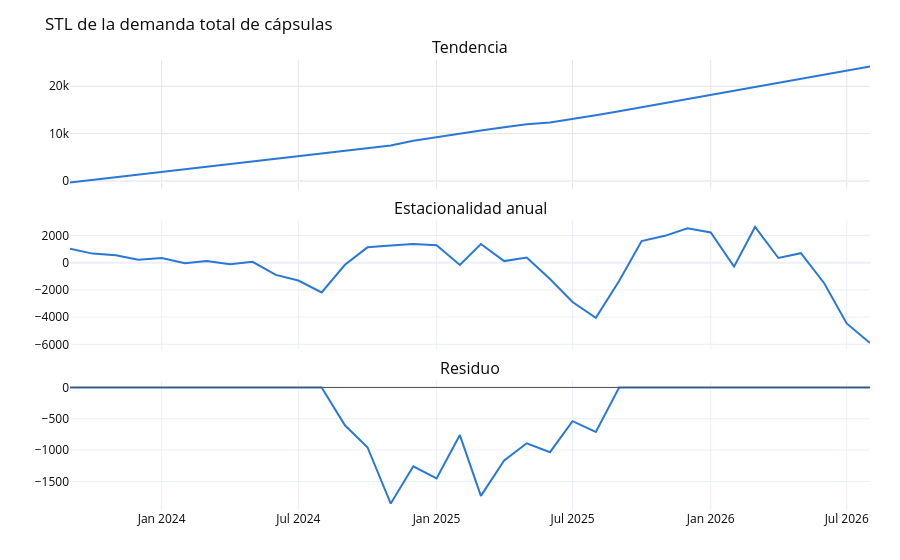

The cell this chart's notebook holds for it:
### Code cell
decomposition = ts.stl_decompose(total_demand, period=SEASON_LENGTH, robust=True)
print(f"TOTAL  F_tendencia={decomposition.trend_strength:.3f}  "
      f"F_estacional={decomposition.seasonal_strength[SEASON_LENGTH]:.3f}")

strength_rows = []
for flavor in FLAVORS:
    s = monthly[flavor][monthly[flavor] > 0].asfreq("MS")
    if len(s) < 2 * SEASON_LENGTH:
        strength_rows.append({"sabor": flavor, "meses": len(s), "F_tendencia": np.nan,
                              "F_estacional": np.nan, "nota": "histórico < 2 ciclos"})
        continue
    d = ts.stl_decompose(s, period=SEASON_LENGTH, robust=True)
    strength_rows.append({"sabor": flavor, "meses": len(s), "F_tendencia": d.trend_strength,
                          "F_estacional": d.seasonal_strength[SEASON_LENGTH], "nota": ""})
strength = pd.DataFrame(strength_rows).sort_values("F_estacional", ascending=False)
print()
print(strength.round(3).to_string(index=False))

fig = make_subplots(rows=3, cols=1, shared_xaxes=True, vertical_spacing=0.07,
                    subplot_titles=("Tendencia", "Estacionalidad anual", "Residuo"))
for row, comp in enumerate([decomposition.trend,
                            decomposition.seasonal[SEASON_LENGTH],
                            decomposition.resid], start=1):
    fig.add_trace(go.Scatter(x=comp.index, y=comp.to_numpy(), mode="lines",
                             line=dict(color=C_BLUE, width=2), showlegend=False), row=row, col=1)
fig.add_hline(y=0, line=dict(color=C_MUTED, width=1), row=3, col=1)
fig.update_layout(**{**PLOT_LAYOUT, "height": 560},
                  title="STL de la demanda total de cápsulas")
fig.show()

### Figure 1 — Plotly figure (JSON) as saved in the notebook; plotly's stock layout.template omitted (floating-point values rounded to 4 significant figures)
{"data": [{"line": {"color": "#2a78d6", "width": 2}, "mode": "lines", "showlegend": false, "type": "scatter", "x": ["2023-09-01T00:00:00.000000", "2023-10-01T00:00:00.000000", "2023-11-01T00:00:00.000000", "2023-12-01T00:00:00.000000", "2024-01-01T00:00:00.000000", "2024-02-01T00:00:00.000000", "2024-03-01T00:00:00.000000", "2024-04-01T00:00:00.000000", "2024-05-01T00:00:00.000000", "2024-06-01T00:00:00.000000", "2024-07-01T00:00:00.000000", "2024-08-01T00:00:00.000000", "2024-09-01T00:00:00.000000", "2024-10-01T00:00:00.000000", "2024-11-01T00:00:00.000000", "2024-12-01T00:00:00.000000", "2025-01-01T00:00:00.000000", "2025-02-01T00:00:00.000000", "2025-03-01T00:00:00.000000", "2025-04-01T00:00:00.000000", "2025-05-01T00:00:00.000000", "2025-06-01T00:00:00.000000", "2025-07-01T00:00:00.000000", "2025-08-01T00:00:00.000000", "2025-09-01T00:00:00.000000", "2025-10-01T00:00:00.000000", "2025-11-01T00:00:00.000000", "2025-12-01T00:00:00.000000", "2026-01-01T00:00:00.000000", "2026-02-01T00:00:00.000000", "2026-03-01T00:00:00.000000", "2026-04-01T00:00:00.000000", "2026-05-01T00:00:00.000000", "2026-06-01T00:00:00.000000", "2026-07-01T00:00:00.000000", "2026-08-01T00:00:00.000000"], "xaxis": "x", "y": [-349.3, 198.1, 745.5, 1293.0, 1840.0, 2388.0, 2935.0, 3483.0, 4030.0, 4577.0, 5125.0, 5672.0, 6220.0, 6767.0, 7475.0, 8468.0, 9258.0, 9968.0, 10670.0, 11350.0, 11950.0, 12330.0, 13010.0, 13870.0, 14730.0, 15590.0, 16450.0, 17310.0, 18170.0, 19020.0, 19880.0, 20740.0, 21600.0, 22460.0, 23320.0, 24180.0], "yaxis": "y"}, {"line": {"color": "#2a78d6", "width": 2}, "mode": "lines", "showlegend": false, "type": "scatter", "x": ["2023-09-01T00:00:00.000000", "2023-10-01T00:00:00.000000", "2023-11-01T00:00:00.000000", "2023-12-01T00:00:00.000000", "2024-01-01T00:00:00.000000", "2024-02-01T00:00:00.000000", "2024-03-01T00:00:00.000000", "2024-04-01T00:00:00.000000", "2024-05-01T00:00:00.000000", "2024-06-01T00:00:00.000000", "2024-07-01T00:00:00.000000", "2024-08-01T00:00:00.000000", "2024-09-01T00:00:00.000000", "2024-10-01T00:00:00.000000", "2024-11-01T00:00:00.000000", "2024-12-01T00:00:00.000000", "2025-01-01T00:00:00.000000", "2025-02-01T00:00:00.000000", "2025-03-01T00:00:00.000000", "2025-04-01T00:00:00.000000", "2025-05-01T00:00:00.000000", "2025-06-01T00:00:00.000000", "2025-07-01T00:00:00.000000", "2025-08-01T00:00:00.000000", "2025-09-01T00:00:00.000000", "2025-10-01T00:00:00.000000", "2025-11-01T00:00:00.000000", "2025-12-01T00:00:00.000000", "2026-01-01T00:00:00.000000", "2026-02-01T00:00:00.000000", "2026-03-01T00:00:00.000000", "2026-04-01T00:00:00.000000", "2026-05-01T00:00:00.000000", "2026-06-01T00:00:00.000000", "2026-07-01T00:00:00.000000", "2026-08-01T00:00:00.000000"], "xaxis": "x2", "y": [1026.0, 662.9, 550.5, 209.1, 338.7, -39.7, 123.9, -113.5, 65.08, -901.3, -1312.0, -2187.0, -158.4, 1124.0, 1260.0, 1366.0, 1276.0, -168.0, 1373.0, 113.7, 379.5, -1208.0, -2889.0, -4046.0, -1343.0, 1585.0, 1970.0, 2522.0, 2214.0, -296.3, 2622.0, 341.0, 693.8, -1514.0, -4466.0, -5905.0], "yaxis": "y2"}, {"line": {"color": "#2a78d6", "width": 2}, "mode": "lines", "showlegend": false, "type": "scatter", "x": ["2023-09-01T00:00:00.000000", "2023-10-01T00:00:00.000000", "2023-11-01T00:00:00.000000", "2023-12-01T00:00:00.000000", "2024-01-01T00:00:00.000000", "2024-02-01T00:00:00.000000", "2024-03-01T00:00:00.000000", "2024-04-01T00:00:00.000000", "2024-05-01T00:00:00.000000", "2024-06-01T00:00:00.000000", "2024-07-01T00:00:00.000000", "2024-08-01T00:00:00.000000", "2024-09-01T00:00:00.000000", "2024-10-01T00:00:00.000000", "2024-11-01T00:00:00.000000", "2024-12-01T00:00:00.000000", "2025-01-01T00:00:00.000000", "2025-02-01T00:00:00.000000", "2025-03-01T00:00:00.000000", "2025-04-01T00:00:00.000000", "2025-05-01T00:00:00.000000", "2025-06-01T00:00:00.000000", "2025-07-01T00:00:00.000000", "2025-08-01T00:00:00.000000", "2025-09-01T00:00:00.000000", "2025-10-01T00:00:00.000000", "2025-11-01T00:00:00.000000", "2025-12-01T00:00:00.000000", "2026-01-01T00:00:00.000000", "2026-02-01T00:00:00.000000", "2026-03-01T00:00:00.000000", "2026-04-01T00:00:00.000000", "2026-05-01T00:00:00.000000", "2026-06-01T00:00:00.000000", "2026-07-01T00:00:00.000000", "2026-08-01T00:00:00.000000"], "xaxis": "x3", "y": [-6.821e-13, -3.979e-13, -3.411e-13, -4.547e-13, -4.547e-13, 0.0, 4.547e-13, 4.547e-13, 0.0, 9.095e-13, 9.095e-13, 0.0, -603.2, -954.1, -1853.0, -1258.0, -1453.0, -760.2, -1731.0, -1166.0, -890.9, -1033.0, -538.1, -709.4, 0.0, 0.0, 3.638e-12, 0.0, 0.0, 0.0, 0.0, 7.276e-12, 3.638e-12, 3.638e-12, 3.638e-12, 7.276e-12], "yaxis": "y3"}], "layout": {"annotations": [{"font": {"size": 16}, "showarrow": false, "text": "Tendencia", "x": 0.5, "xanchor": "center", "xref": "paper", "y": 1.0, "yanchor": "bottom", "yref": "paper"}, {"font": {"size": 16}, "showarrow": false, "text": "Estacionalidad anual", "x": 0.5, "xanchor": "center", "xref": "paper", "y": 0.6433, "yanchor": "bottom", "yref": "paper"}, {"font": {"size": 16}, "showarrow": false, "text": "Residuo", "x": 0.5, "xanchor": "center", "xref": "paper", "y": 0.2867, "yanchor": "bottom", "yref": "paper"}], "font": {"color": "#0b0b0b", "size": 12}, "height": 560, "hovermode": "x unified", "legend": {"orientation": "h", "x": 0, "y": 1.02, "yanchor": "bottom"}, "margin": {"b": 50, "l": 70, "r": 30, "t": 60}, "shapes": [{"line": {"color": "#52514e", "width": 1}, "type": "line", "x0": 0, "x1": 1, "xref": "x3 domain", "y0": 0, "y1": 0, "yref": "y3"}], "title": {"text": "STL de la demanda total de cápsulas"}, "xaxis": {"anchor": "y", "domain": [0.0, 1.0], "gridcolor": "#e6e6e3", "matches": "x3", "showticklabels": false}, "xaxis2": {"anchor": "y2", "domain": [0.0, 1.0], "matches": "x3", "showticklabels": false}, "xaxis3": {"anchor": "y3", "domain": [0.0, 1.0]}, "yaxis": {"anchor": "x", "domain": [0.7133, 1.0], "gridcolor": "#e6e6e3"}, "yaxis2": {"anchor": "x2", "domain": [0.3567, 0.6433]}, "yaxis3": {"anchor": "x3", "domain": [0.0, 0.2867]}}}
